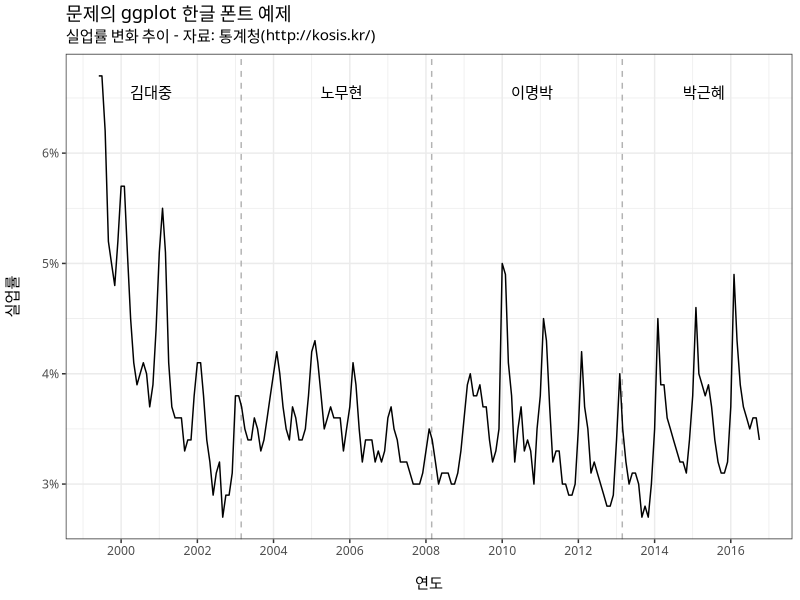
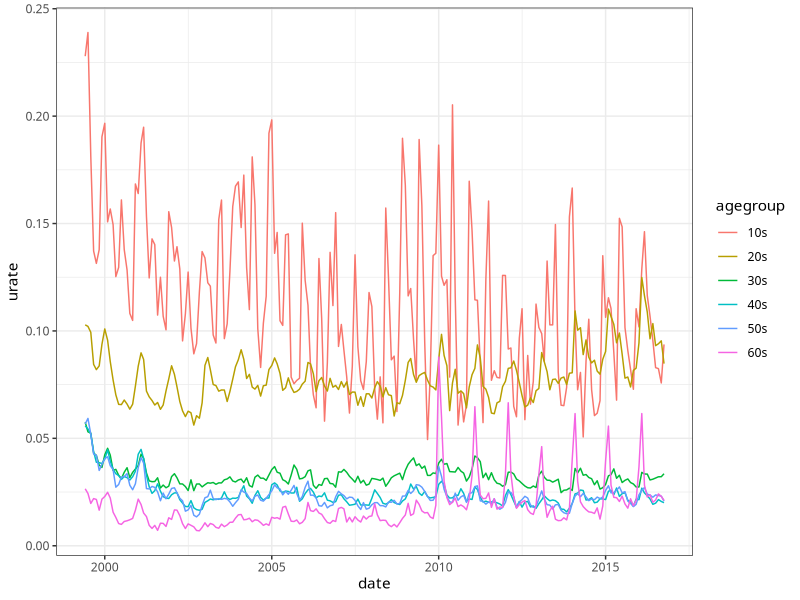

Recreate these plots in R, in order. (Note: this script raises an error after producing the figures.)
## ---- chunk 1
knitr::opts_chunk$set(echo = TRUE)
knitr::opts_chunk$set(fig.align = "center")
knitr::opts_chunk$set(out.width = 500)
knitr::opts_chunk$set(fig.width = 5)
knitr::opts_chunk$set(fig.height = 5)
knitr::opts_chunk$set(fig.retina = 2)

library(tidyverse)

theme_set(theme_bw())
theme_update(text=element_text(family="HUJingo340"))
## ---- chunk 2
unemploy <- read_csv('../../data/korean_unemploy.csv') %>%
  gather(date, rate, -sex) %>%
  mutate(date=as.Date(paste(date, '1'), '%Y. %m %d'), rate=rate/100) 

presidents <- tibble(
  date=as.Date(c('1998/2/25', '2003/2/25', '2008/2/25', '2013/2/25')),
  midterm=as.Date(c('2000/8/25', '2005/8/25', '2010/8/25', '2015/2/25')),
  label=c('김대중', '노무현', '이명박', '박근혜')
)

ggplot(unemploy %>% filter(sex == 'total'), aes(x=date, y=rate)) +
  geom_vline(data=presidents, aes(xintercept=as.numeric(date)), 
             linetype='dashed', color='grey70') +
  geom_line() +
  geom_text(data=presidents, aes(x=midterm, y=0.065, label=label),
            hjust=0.5, vjust=0, nudge_x=50, family="HUIncludemyungjo130") +
  ggtitle('문제의 ggplot 한글 폰트 예제',
          '실업률 변화 추이 - 자료: 통계청(http://kosis.kr/)') +
  scale_y_continuous('실업률\n', labels=scales::percent) +
  scale_x_date('\n연도', date_breaks='2 years', date_labels='%Y') +
  theme(legend.justification=c(1, 1), legend.position=c(.95,.95), 
        legend.background=element_blank(), legend.box.just='center', 
        text=element_text(family="HUJingo320"),
        plot.title = element_text(family="HUJingo340"),
        plot.subtitle = element_text(family="HUIncludemyungjo120"))
## ---- chunk 3
# Total employment and unemployment vary throughout the year. For example, higher unemployment in January and February isn't uncommon because of work in agriculture, construction and other seasonal industries slowing down. Also, both employment and unemployment rise every June, when students enter the labor force in search of summer jobs. Seasonally adjusted numbers also take into account seasonal hiring/layoff patterns that go along with winter and summer holidays.

demographics <- read_csv("../../data/working_demographics.csv") %>%
  gather(cat, value, -age, -date) %>%
  separate(cat, c('cat', 'unit'), sep='_') %>%
  filter(!(age %in% c('60-64', '65--')), unit == 'thousand') %>%
  mutate(agegroup=paste0(substr(age, 1, 1), '0s')) %>%
  group_by(agegroup, date, cat, unit) %>%
  summarize(value=sum(value)) %>%
  ungroup() %>%
  spread(cat, value) %>%
  select(-unit) %>%
  mutate(urate=unemployed/workingpop)
  
p <- ggplot(demographics, aes(date, urate)) +
  geom_line(aes(color=agegroup)) 
p

pop_data <- demographics %>%
  filter(cat %in% c('population', 'workingpop'))

p <- ggplot(demographics, aes(date, workingpop)) +
  geom_line(aes(color=agegroup)) +
  scale_y_log10()
p
